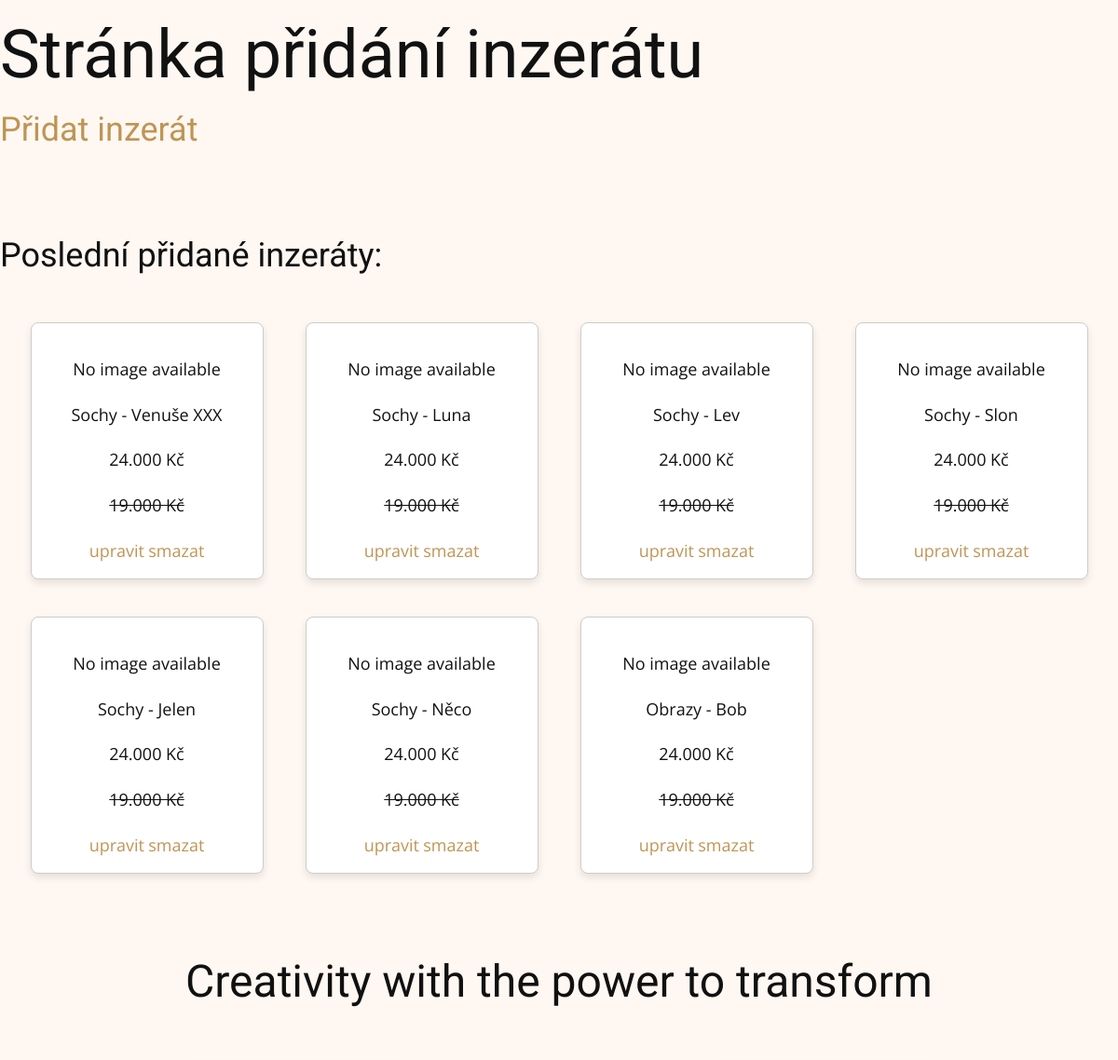
/advertisement/ (middle part), run on an earlier commit of the app's database.
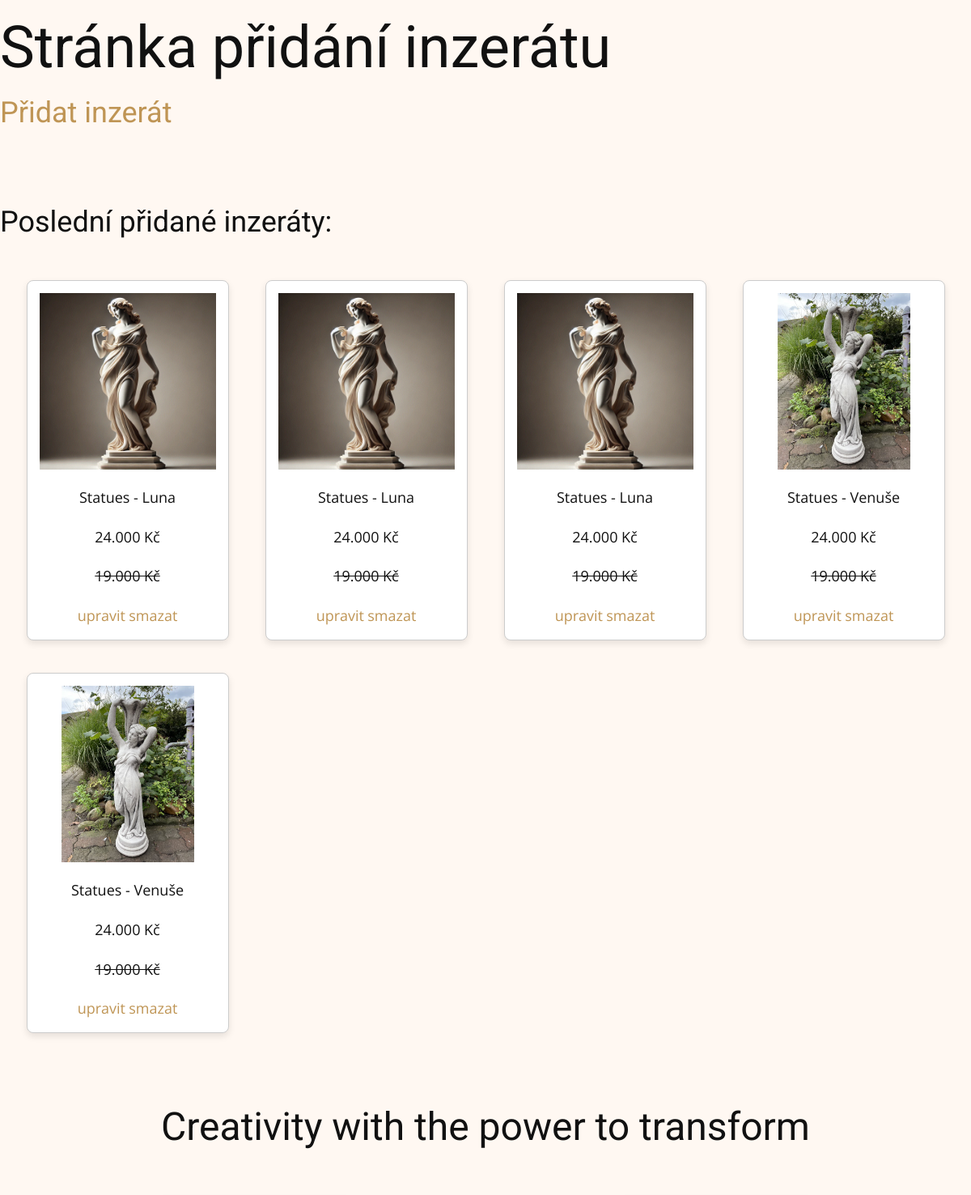
And on a later commit of the database.
### viewer/models.py (models this page shows, shortened)
class Advertisement(Model):
    name = CharField(max_length=128)
    user = ForeignKey(User, on_delete=models.DO_NOTHING)
    category = ForeignKey(Category, on_delete=models.DO_NOTHING)
    description = TextField()
    photo = models.ImageField(upload_to='photos/')

class Category(Model):
    name = CharField(max_length=128)
    def __str__(self):
        return f"{self.name}"

### viewer/views.py (the view)
# urls.py: path('advertisement/', AdvertisementView.as_view(), name='advertisement'),
class AdvertisementView(TemplateView):
    template_name = 'advertisement.html'
    extra_context = {'advertisements': Advertisement.objects.all()}

### viewer/templates/advertisement.html
{% extends "base.html" %}
{% load static %}
{% block content %}
<link rel="stylesheet" type="text/css" href="{% static 'style.css' %}">
<h1>Stránka přidání inzerátu</h1>
    <a href="{% url 'advertisement_add' %}"><h3>Přidat inzerát</h3></a><br><br>
    <h3>Poslední přidané inzeráty:</h3>
<div class="advertisement-container">
    {% for advertisement in advertisements %}
        <div class="u-align-center u-container-style u-list-item u-repeater-item u-shape-rectangle u-video-cover u-white">
            <div class="u-container-layout u-similar-container u-container-layout-2">
                {% if advertisement.photo %}
                    <img class="u-expanded-width u-image u-image-default u-image-2" alt="" data-image-width="2000" data-image-height="1330" src="{{ advertisement.photo.url }}" style="max-width: 100%; height: auto; display: block; margin: 0 auto;">
                {% else %}
                    <p>No image available</p>
                {% endif %}
                <p class="u-align-center u-text u-text-5">{{ advertisement.category }} - {{ advertisement.name }}</p>
                <p class="u-align-center u-text u-text-6">24.000 Kč</p>
                <p class="u-align-center u-text u-text-7"><del>19.000 Kč</del></p>
                <a href="{% url 'advertisement_update' advertisement.pk %}">upravit</a>
                <a href="{% url 'advertisement_delete' advertisement.pk %}">smazat</a>
            </div>
        </div>
    {% endfor %}
</div>
{% endblock %}

### viewer/templates/base.html (shortened to what this page needs)
{% load static %}
<html {% if LANGUAGE_CODE %}lang="{{ LANGUAGE_CODE }}" {% endif %}>
<head>
    <link rel="stylesheet" href="https://stackpath.bootstrapcdn.com/bootstrap/4.2.1/css/bootstrap.min.css"
>
</head>
<body>
<!DOCTYPE html>
<html style="font-size: 16px;" lang="en"><head>
    <link rel="stylesheet" href="{% static 'nicepage.css' %}" media="screen">
<link rel="stylesheet" href="{% static 'index.css' %}" media="screen">
  <meta data-intl-tel-input-cdn-path="intlTelInput/"></head>
<body data-home-page="Home.html" data-home-page-title="Home" data-path-to-root="./" data-include-products="false" class="u-body u-xl-mode" data-lang="en">
{% block content %}{% endblock %}
    <section class="u-align-center u-clearfix u-container-align-center u-section-4" id="sec-d691">
      <div class="u-clearfix u-sheet u-valign-middle u-sheet-1">
        <h2 class="u-align-center u-text u-text-default u-text-1"> Creativity with the power to transform</h2>
        <div class="u-expanded-width u-list u-list-1">
          <div class="u-repeater u-repeater-1">
          </div>
        </div>
      </div>
    </section>
</body></html>

### viewer/static/index.css (style rules this page uses)
.u-section-4 .u-sheet-1 { min-height: 1286px; }
.u-section-4 .u-text-1 { margin: 60px auto 0; }
.u-section-4 .u-list-1 { grid-template-rows: repeat(2, auto); height: auto; margin: 50px auto 60px 0; }
.u-section-4 .u-repeater-1 { grid-template-columns: repeat(2, 50%); min-height: 983px; grid-gap: 0px; }

### viewer/static/style.css (style rules this page uses)
.u-image-2 { max-width: 100%; height: auto; width: 100%; object-fit: cover; }
.advertisement-container { display: grid; grid-template-columns: repeat(auto-fill, minmax(250px, 1fr)); gap: 20px; padding: 20px; max-width: 1200px; margin: 0 auto; }
.u-container-style { width: 100%; max-width: 250px; margin: 10px auto; border: 1px solid #ccc; padding: 15px; text-align: center; box-shadow: 0 4px 8px rgba(0, 0, 0, 0.1); border-radius: 8px; background-color: #fff; }

What changed in the data, as far as the page shows it:
removed Advertisement: photo "No image available", category "Sochy", name "Venuše XXX"
removed Advertisement: photo "No image available", category "Sochy", name "Luna"
removed Advertisement: photo "No image available", category "Sochy", name "Lev"
removed Advertisement: photo "No image available", category "Sochy", name "Slon"
removed Advertisement: photo "No image available", category "Sochy", name "Jelen"
removed Advertisement: photo "No image available", category "Sochy", name "Něco"
removed Advertisement: photo "No image available", category "Obrazy", name "Bob"
added Advertisement: photo (picture), category "Statues", name "Luna"
added Advertisement: photo (picture), category "Statues", name "Luna"
added Advertisement: photo (picture), category "Statues", name "Luna"
added Advertisement: photo (picture), category "Statues", name "Venuše"
added Advertisement: photo (picture), category "Statues", name "Venuše"
